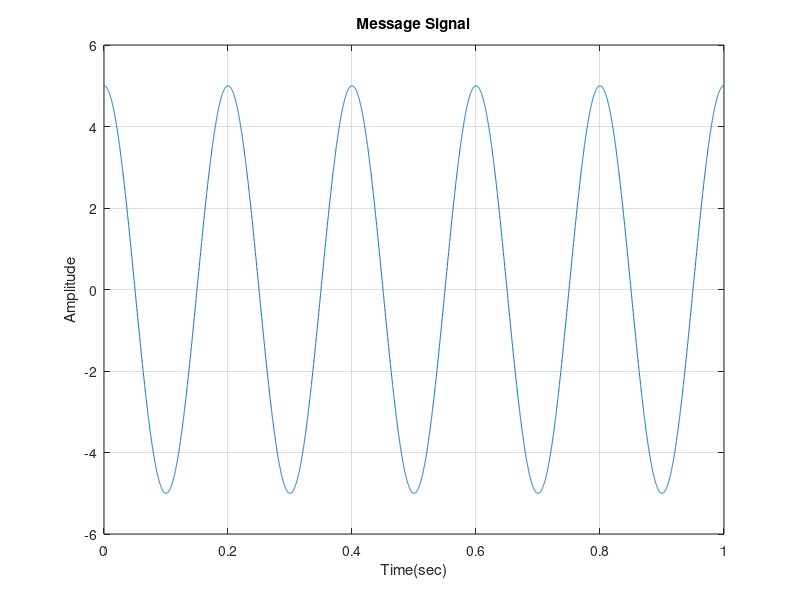
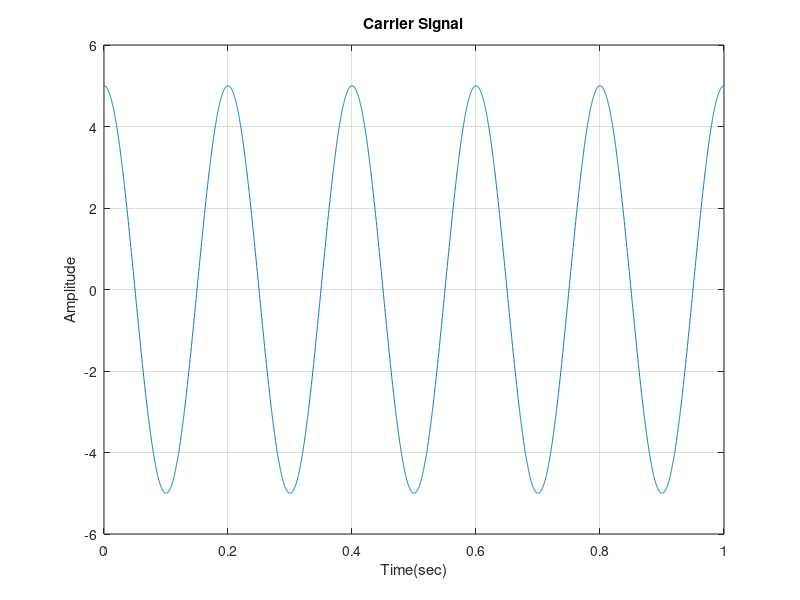

Write MATLAB code to recreate these figures, in order. (Note: this script raises an error after producing the figures.)
clear all;

%carrier signal amplitude
Ac=input("Enter amplitude of carrier signal: ");;

%Message signal amplitude
Am=input("Enter amplitude of message signal: ");

%Modulation Index in %age
h=Am/Ac;

%Message signal freq
fm=input("Enter frequency of message signal (in Hz): ");

%carrier signal freq
fc=input("Enter frequency of carrier signal (in Hz): ");

%sampling freq
fs=5000;

%time duration
t=0:(1/fs):1;

%amplitude modulation
%syntax of amplitude modulation function 'ammod()' as follows:
%   y=ammod(x,fc,fs,initial_phase,carrier_signal_amplitude)
%   where, x=amplitude signal
%   fc=carrier signal frequency
%   fs=sampling frequency
%   initial_phase= initial phase of modulated signal 'y' in radians
%   carrier_signal_amplitude= carrier amplitude of modulated signal
%   This function returns the amplitude modulated(AM) sign
%Message signal

figure(1);
%cos wave with time duration 't'

y_m=Am*(cos(2*pi*fm*t));
plot(t,y_m);
title("Message Signal");
xlabel("Time(sec)");
ylabel("Amplitude");
grid();

figure(2);
%Carrier signal

%cos wave with time duration 't'
y_c=Ac*(cos(2*pi*fc*t));
plot(t,y_c);
title("Carrier Signal");
xlabel("Time(sec)");
ylabel("Amplitude");
grid();

figure(3);
%Amplitude Modulated signal

y_am=ammod(y_m,fc,fs,0,Ac);
plot(t,y_am);
title("Amplitude Modulated Signal");
xlabel("Time(sec)");
ylabel("Amplitude");
grid();

figure(4);
%Amplitude demodulated signal

y_dm=amdemod(y_am,fc,fs,0,Ac);
plot(t,y_am);
title("Amplitude Demodulated Signal");
xlabel("Time(sec)");
ylabel("Amplitude");
grid();